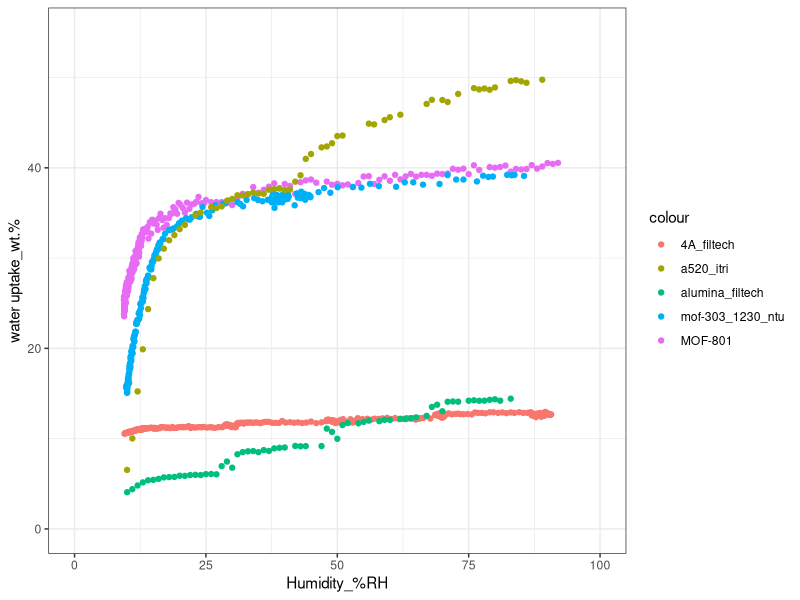

Write R code to recreate this figure.
install.packages("tidyverse")
install.packages("readxl")
library(tidyverse)
library(ggplot2)
library(readxl)


df <- read.csv("iso_des_summary.csv")

colnames(df)


ggplot(data=df)+
  geom_point(mapping=aes(x=hpv_4a, y=X4a_filtech*100, color='4A_filtech'))+
  geom_point(mapping=aes(x=hpv_mof.801, y=mof.801*100, color='MOF-801'))+
  geom_point(mapping=aes(x=hpv_alumina, y=alumina_filtech*100, color='alumina_filtech'))+
  geom_point(mapping=aes(x=hpv_mof.303, y=mof.303_1230_ntu*100, color='mof-303_1230_ntu'))+
  geom_point(mapping=aes(x=hpv_a520, y=a520_itri*100, color='a520_itri'))+
  ylim(0, 55)+
  xlim(0, 100)+
  theme_bw()+
  labs(x="Humidity_%RH", y="water uptake_wt.%")


